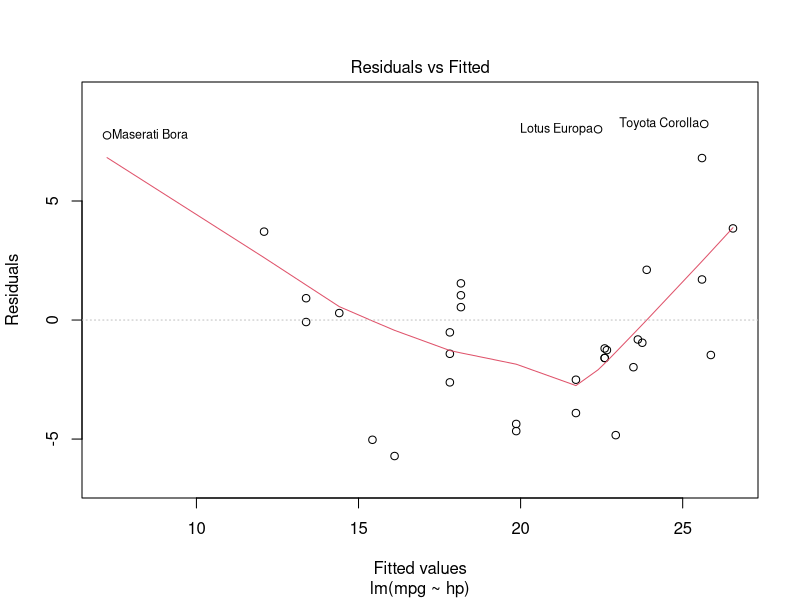
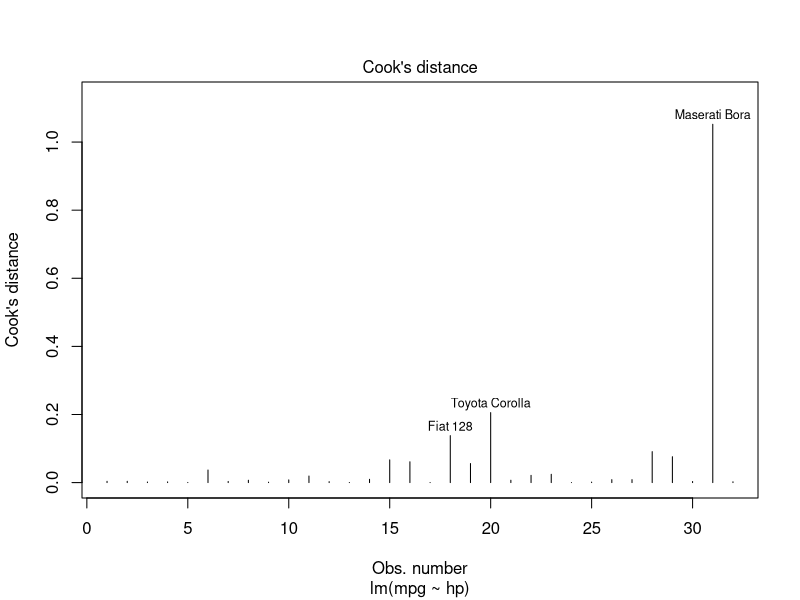

Write the R code that produced these figures, in order.
#!/usr/bin/env Rscript

# SLM
model <- lm(mpg ~ hp, data = mtcars)
summary(model)
plot(model, which = 1)  # Residuals vs. Fitted

# Log-Log Model
loglog_model <- lm(log(mpg) ~ log(hp), data = mtcars)
summary(loglog_model)

# Outlier Check
plot(model, which = 4)  # Cook's Distance
rstandard(model)[abs(rstandard(model)) > 2]

